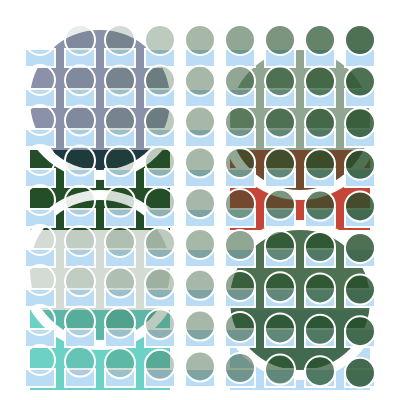
Frame 1 (no input)
Frame 60 (no input): identical to frame 1, image omitted
Frame 120 (the mouse pressed at the canvas centre since frame 60): identical to frame 1, image omitted

The p5.js sketch that drew this single still picture (run headless with seeded random() and noise() and a simulated clock; from frame 60 on, the mouse is pressed at the canvas centre):

// p5.js sketch
// ── sketch.js
/*
clase 5 Funciones (y, parametros)

Se crean por medio la palabra clave "function" seguido de un nombre, parámetros entre los paréntesis, un ámbito local, y dentro de este, declaraciones que se quiera. La cantidad de declaraciones deben ser las necesaria para encapsularlas en una sola palabra. Los parámetros crean variables locales de la función que permiten modificar partes del código. El orden y la cantidad de estos dependerá de cuán diverso sea el resultado diseñado.
De deben describir fuera de todo ámbito.
De esta manera se logran desarrollar los conceptos de encapsulamiento, y reutilización, que junto con los loops permiten resultados más complejos, fáciles de leer, modificar y eficientes en los programas.

functions - https://p5js.org/reference/#/p5/function

// Descripción de una función
function nombre_de_la_funcion ( parámetros, separados, por, coma ) {
    declaraciones()
    declaraciones(parámetros)
    declaraciones(coma, por)
    declaraciones(separados)
}

// Llamado de la función
function draw() {
  background(color)
  nombre_de_la_funcion(1, 4, 3, "A")
}

// +++++++++++++++++++++++++++++++++++++++++++++++++++++++++++++++++++++++++++++
// Describir luego funciones con retorno
// +++++++++++++++++++++++++++++++++++++++++++++++++++++++++++++++++++++++++++++

rojo
197, 69, 57
verde
35, 78, 40
azul
27, 36, 87
*/

let a, b, c

function setup() {
  createCanvas(400, 400)
  a = 30
  b = 0.5
  c_verde = color(35, 78, 40)
}

function draw() {
  background(255)

  push()                                  // DIBUJO DE UN MODULO
  translate(width * .25, height * .25)    // un tercio al centro vertical
  stroke(255)                             // línea blanca
  strokeWeight(10)                        // grosor de línea

  fill(35, 78, 40)                        // un rectángulo verde abajo
  rectMode(CENTER)
  rect(0, a * 3, a * 5, a * 3)
  fill(27, 36, 87, 255*b)                 // un círculo azul arriba
  circle(0, 0, a * 5)
  pop()


  let c_rojo = color(197, 69, 57)
  push()                                  // DIBUJO DE UN MODULO (REPETICION)
  translate(width * .75, height * .25)    // un tercio al centro vertical
  stroke(255)                             // línea blanca
  strokeWeight(10)                        // grosor de línea

  fill(c_rojo)                            // un rectángulo verde abajo
  rectMode(CENTER)
  rect(0, a * 3, a * 5, a * 3)
  fill(35, 78, 40, 255*b)                 // un círculo azul arriba
  circle(0, 20, a * 5)
  pop()


  push()
  translate(width *.25, height *.65)
  modulo('#6CD2C6', 30, .2, 10)              // llamado de la función
  pop()

  push()
  translate(width *.75, height *.65)
  modulo('#BADCF4', 30,  .8, 40)              // llamado de la función
  pop()

  for(let i = 0; i < 9; i++) {
    for (let j = 0; j < 9; j++) {
      push()
      translate(width * (i+1)*0.1, height * (j+1)*0.1)
      scale(.2)                           // disminuir tamaño
      modulo('#BADCF4', 30, i*.1, i*j)       // llamado de la función
      pop()
    }
  }
}

// Descripción de la función
function modulo (color_1, f_size, trans, crl_pos) {
  stroke(255)                             // línea blanca
  strokeWeight(10)                        // grosor de línea

  fill(color_1)                           // un rectángulo verde aebajo
  rectMode(CENTER)
  rect(0, f_size * 3, f_size * 5, f_size * 3)
  fill(35, 78, 40, 255 * trans)           // un círculo azul arriba
  circle(0, crl_pos, f_size * 5)
}
